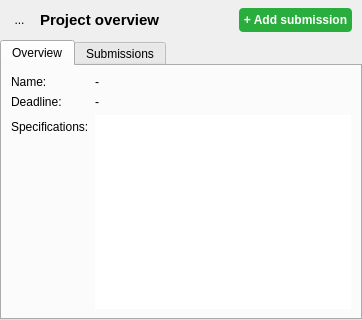
        <widget class="ProjectPage" name="project_page">
         <layout class="QVBoxLayout" name="verticalLayout">
          <property name="spacing">
           <number>0</number>
          </property>
          <property name="leftMargin">
           <number>0</number>
          </property>
          <property name="topMargin">
           <number>0</number>
          </property>
          <property name="rightMargin">
           <number>0</number>
          </property>
          <property name="bottomMargin">
           <number>0</number>
          </property>
          <item>
           <widget class="QWidget" name="widget_9" native="true">
            <property name="sizePolicy">
             <sizepolicy hsizetype="Preferred" vsizetype="Fixed">
              <horstretch>0</horstretch>
              <verstretch>0</verstretch>
             </sizepolicy>
            </property>
            <property name="minimumSize">
             <size>
              <width>0</width>
              <height>40</height>
             </size>
            </property>
            <property name="maximumSize">
             <size>
              <width>16777215</width>
              <height>40</height>
             </size>
            </property>
            <layout class="QHBoxLayout" name="horizontalLayout_7">
             <property name="spacing">
              <number>0</number>
             </property>
             <property name="leftMargin">
              <number>0</number>
             </property>
             <property name="topMargin">
              <number>0</number>
             </property>
             <property name="rightMargin">
              <number>0</number>
             </property>
             <property name="bottomMargin">
              <number>0</number>
             </property>
             <item>
              <widget class="QWidget" name="project_back_container" native="true">
               <layout class="QHBoxLayout" name="horizontalLayout_10">
                <property name="spacing">
                 <number>0</number>
                </property>
                <property name="leftMargin">
                 <number>0</number>
                </property>
                <property name="topMargin">
                 <number>0</number>
                </property>
                <property name="rightMargin">
                 <number>0</number>
                </property>
                <property name="bottomMargin">
                 <number>0</number>
                </property>
                <item>
                 <spacer name="horizontalSpacer_15">
                  <property name="orientation">
                   <enum>Qt::Horizontal</enum>
                  </property>
                  <property name="sizeType">
                   <enum>QSizePolicy::Fixed</enum>
                  </property>
                  <property name="sizeHint" stdset="0">
                   <size>
                    <width>10</width>
                    <height>20</height>
                   </size>
                  </property>
                 </spacer>
                </item>
                <item>
                 <widget class="QToolButton" name="project_back_button">
                  <property name="minimumSize">
                   <size>
                    <width>0</width>
                    <height>30</height>
                   </size>
                  </property>
                  <property name="maximumSize">
                   <size>
                    <width>16777215</width>
                    <height>30</height>
                   </size>
                  </property>
                  <property name="cursor">
                   <cursorShape>PointingHandCursor</cursorShape>
                  </property>
                  <property name="styleSheet">
                   <string notr="true">border: none;</string>
                  </property>
                  <property name="text">
                   <string>...</string>
                  </property>
                  <property name="icon">
                   <iconset>
                    <normaloff>../images/back.png</normaloff>../images/back.png</iconset>
                  </property>
                 </widget>
                </item>
               </layout>
              </widget>
             </item>
             <item>
              <widget class="QLabel" name="label">
               <property name="sizePolicy">
                <sizepolicy hsizetype="Preferred" vsizetype="Preferred">
                 <horstretch>0</horstretch>
                 <verstretch>0</verstretch>
                </sizepolicy>
               </property>
               <property name="minimumSize">
                <size>
                 <width>0</width>
                 <height>0</height>
                </size>
               </property>
               <property name="maximumSize">
                <size>
                 <width>16777215</width>
                 <height>16777215</height>
                </size>
               </property>
               <property name="styleSheet">
                <string notr="true">font-weight: bold; font-size: 15px; margin-left: 7px;</string>
               </property>
               <property name="text">
                <string>Project overview</string>
               </property>
               <property name="alignment">
                <set>Qt::AlignLeading|Qt::AlignLeft|Qt::AlignVCenter</set>
               </property>
              </widget>
             </item>
             <item>
              <spacer name="horizontalSpacer_16">
               <property name="orientation">
                <enum>Qt::Horizontal</enum>
               </property>
               <property name="sizeHint" stdset="0">
                <size>
                 <width>40</width>
                 <height>20</height>
                </size>
               </property>
              </spacer>
             </item>
             <item>
              <widget class="QToolButton" name="project_add_submission_button">
               <property name="minimumSize">
                <size>
                 <width>0</width>
                 <height>24</height>
                </size>
               </property>
               <property name="maximumSize">
                <size>
                 <width>16777215</width>
                 <height>24</height>
                </size>
               </property>
               <property name="cursor">
                <cursorShape>PointingHandCursor</cursorShape>
               </property>
               <property name="styleSheet">
                <string notr="true">QToolButton{
border: none;
border-radius: 4px;
background-color: rgb(41, 173, 60);
color: white;
font-weight: bold;
font-size: 12px;
}
QToolButton::disabled {
background-color: #bbb;
}</string>
               </property>
               <property name="text">
                <string>+ Add submission</string>
               </property>
              </widget>
             </item>
             <item>
              <spacer name="horizontalSpacer_12">
               <property name="orientation">
                <enum>Qt::Horizontal</enum>
               </property>
               <property name="sizeType">
                <enum>QSizePolicy::Fixed</enum>
               </property>
               <property name="sizeHint" stdset="0">
                <size>
                 <width>10</width>
                 <height>20</height>
                </size>
               </property>
              </spacer>
             </item>
            </layout>
           </widget>
          </item>
          <item>
           <widget class="QTabWidget" name="project_tab_widget">
            <property name="currentIndex">
             <number>0</number>
            </property>
            <widget class="QWidget" name="tab">
             <attribute name="title">
              <string>Overview</string>
             </attribute>
             <layout class="QFormLayout" name="formLayout_4">
              <property name="fieldGrowthPolicy">
               <enum>QFormLayout::ExpandingFieldsGrow</enum>
              </property>
              <property name="formAlignment">
               <set>Qt::AlignLeading|Qt::AlignLeft|Qt::AlignTop</set>
              </property>
              <item row="0" column="0">
               <widget class="QLabel" name="label_8">
                <property name="text">
                 <string>Name:</string>
                </property>
               </widget>
              </item>
              <item row="0" column="1">
               <widget class="QLabel" name="project_name_label">
                <property name="text">
                 <string>-</string>
                </property>
               </widget>
              </item>
              <item row="2" column="0">
               <widget class="QLabel" name="label_17">
                <property name="text">
                 <string>Deadline:</string>
                </property>
               </widget>
              </item>
              <item row="2" column="1">
               <widget class="QLabel" name="project_deadline_label">
                <property name="text">
                 <string>-</string>
                </property>
               </widget>
              </item>
              <item row="4" column="0">
               <widget class="QLabel" name="label_19">
                <property name="text">
                 <string>Specifications:</string>
                </property>
               </widget>
              </item>
              <item row="4" column="1">
               <widget class="QPlainTextEdit" name="project_specifications_label">
                <property name="styleSheet">
                 <string notr="true">border: none;</string>
                </property>
                <property name="readOnly">
                 <bool>true</bool>
                </property>
               </widget>
              </item>
             </layout>
            </widget>
            <widget class="QWidget" name="tab_2">
             <attribute name="title">
              <string>Submissions</string>
             </attribute>
             <layout class="QVBoxLayout" name="verticalLayout_9">
              <property name="spacing">
               <number>0</number>
              </property>
              <property name="leftMargin">
               <number>0</number>
              </property>
              <property name="topMargin">
               <number>0</number>
              </property>
              <property name="rightMargin">
               <number>0</number>
              </property>
              <property name="bottomMargin">
               <number>0</number>
              </property>
              <item>
               <widget class="QListWidget" name="project_submissions_list">
                <property name="styleSheet">
                 <string notr="true">QWidget {
border: none;
}
QListWidget::item {
border-bottom: 1px solid #bbb;
}</string>
                </property>
               </widget>
              </item>
             </layout>
            </widget>
           </widget>
          </item>
         </layout>
        </widget>
